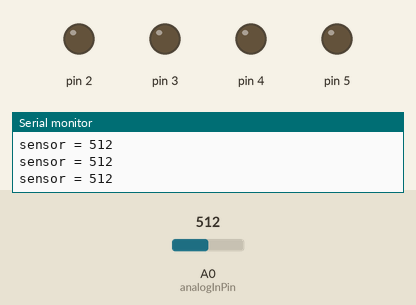
Simulated run of this sketch. Board: Arduino Uno, built with avr-gcc and run on an emulated ATmega328P. Parts: output pins drawn as LEDs (lit = HIGH), the last lines printed to the serial monitor. The test bench sets the inputs (shaded band); at power-on: A0 (analogInPin) = 512.

Above: at 1.2 s.
1.3 s: A0 (analogInPin) set to 411
4.3 s: A0 (analogInPin) set to 383
At 4.9 s:
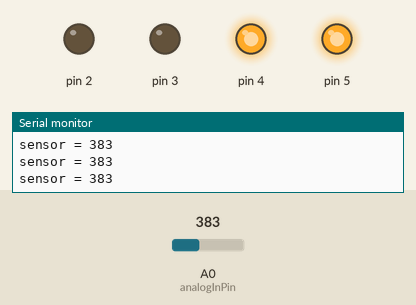
5.9 s: A0 (analogInPin) set to 339
7.4 s: A0 (analogInPin) set to 308
At 7.8 s:
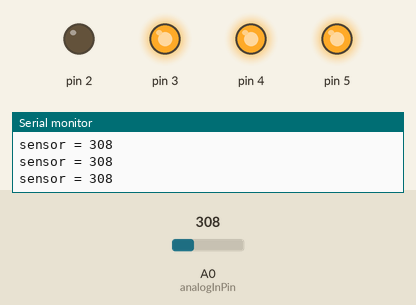
8.9 s: A0 (analogInPin) set to 291
At 10.1 s:
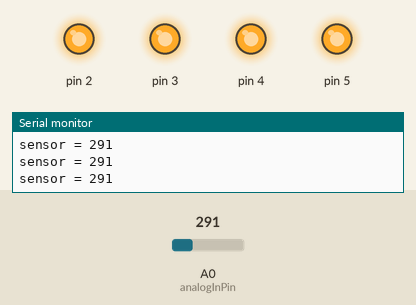
10.4 s: A0 (analogInPin) set to 410
At 11.5 s:
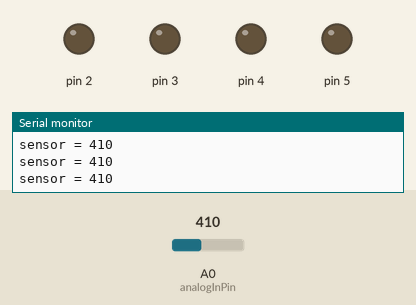
Timing chart, 0 to 12.9 s (numbered marks = the images above; inputs shaded):
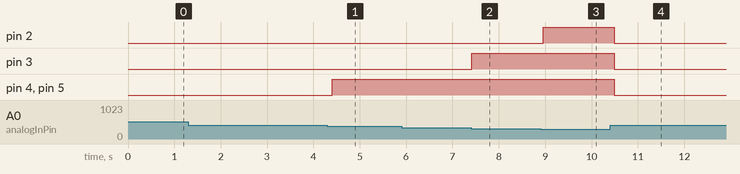

Measured:
- the behaviour switches between 401 and 400 on A0 (analogInPin) (found by bisection; images 0 and 1)
- the behaviour switches between 326 and 325 on A0 (analogInPin) (found by bisection; images 1 and 2)
- after the input at 4.3 s, pin 4, pin 5: LOW → HIGH after 0.10 s
- after the input at 7.4 s, pin 3: LOW → HIGH at once
- after the input at 8.9 s, pin 2: LOW → HIGH after 0.05 s
- after the input at 10.4 s, pin 2–5: HIGH → LOW after 0.09 s

The sketch:

sketch_jun16a.ino
```cpp
const int analogInPin = A0;
int sensorValue = 0;

void setup() {
  // declare pin  to be an output:
  pinMode(2,OUTPUT);
  pinMode(3,OUTPUT);
  pinMode(4,OUTPUT);
  pinMode(5,OUTPUT);
  Serial.begin(9600);
}

// the loop routine runs over and over again forever:
void loop() {
  sensorValue = analogRead(analogInPin);
  Serial.print("sensor = ");
  Serial.print(sensorValue);
  Serial.print("\n");
  delay(2);
  if((sensorValue>=100)&&(sensorValue<=300)){
    digitalWrite(2,HIGH);
    delay(100);
    }
  else if((sensorValue>=301)&&(sensorValue<=325)){
   digitalWrite(3,HIGH);
   delay(100);
    }
  else if((sensorValue>=326)&&(sensorValue<=400)){
    digitalWrite(4,HIGH);
    digitalWrite(5,HIGH);
    }
  else{
    digitalWrite(2,LOW);
    digitalWrite(3,LOW);
    digitalWrite(4,LOW);
    digitalWrite(5,LOW);
    delay(100);
    }
}
```
